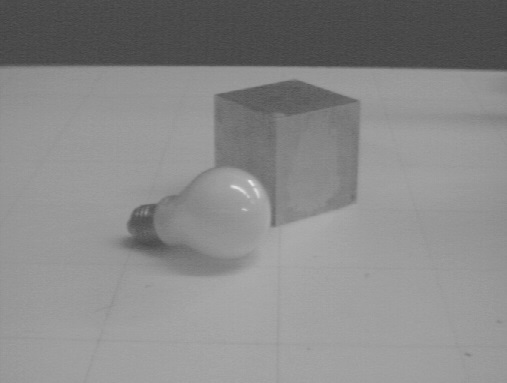
#> input picture Computer-vision/image/mono.jpg, 507 x 383 px, found by its file name
$ python '开闭_opencv.py'
#> lines starting #> are read from the running program, lines starting #| are printed output that depends on the picture
import cv2
import numpy as np
import matplotlib.pyplot as plt

ori = cv2.imread('./image/mono.jpg')
#> ori is the input picture: shape (383, 507, 3); min 63, max 229, mean 136.8

k = np.ones((15, 15), np.uint8)

#opencv调库
dilation = cv2.dilate(ori,k)
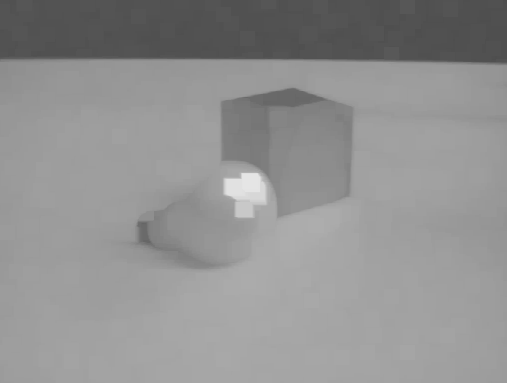
#> dilation: shape (383, 507, 3); min 77, max 229, mean 144.8
erosion = cv2.erode(ori,k)
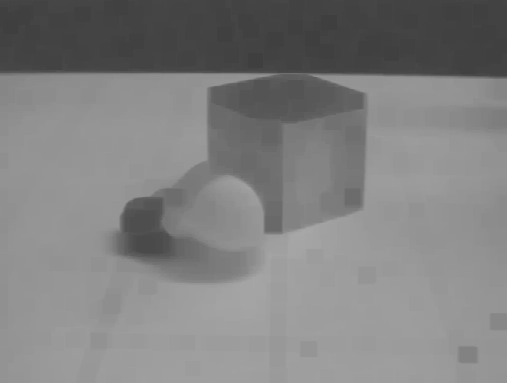
#> erosion: shape (383, 507, 3); min 63, max 167, mean 128.2
opening = cv2.morphologyEx(ori, cv2.MORPH_OPEN, k)
closing = cv2.morphologyEx(ori, cv2.MORPH_CLOSE, k)

plt.subplot(231)
plt.title('Original')
plt.imshow(ori)
plt.subplot(232)
plt.title('dilation')
plt.imshow(dilation)
plt.subplot(233)
plt.title('erosion')
plt.imshow(erosion)
plt.subplot(234)
plt.title('opening')
plt.imshow(opening)
plt.subplot(235)
plt.title('closing')
plt.imshow(closing)
plt.show()
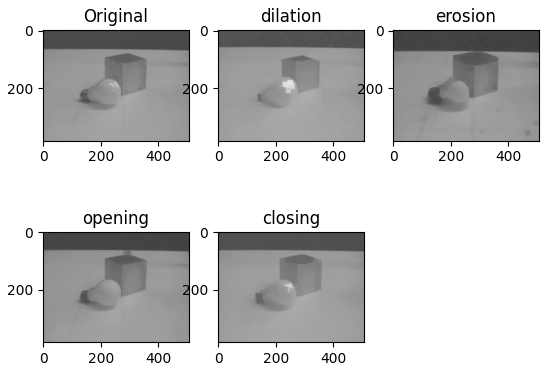
#> figure drawn by matplotlib, 5 panels
